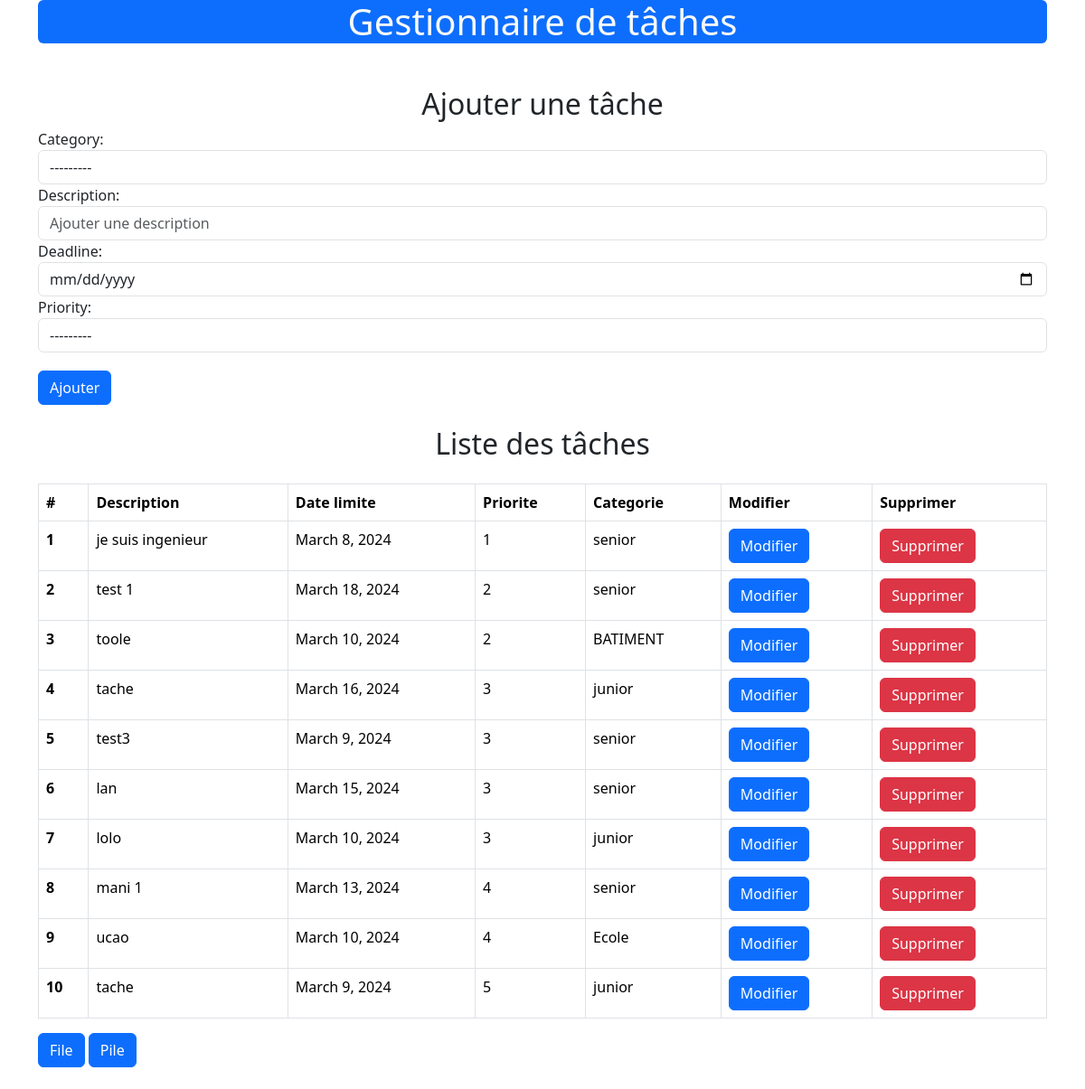
The page / on the database its author committed.
### tasks/models.py (models this page shows, shortened)
class Task(models.Model):
    PRIORITIES = (
        (1, '1'),
        (2, '2'),
        (3, '3'),
        (4, '4'),
        (5, '5'),
    )
    description = models.CharField(max_length=200)
    deadline = models.DateField()
    priority = models.IntegerField(choices=PRIORITIES)
    category = models.ForeignKey(Category, on_delete=models.CASCADE)

class Category(models.Model):
    name = models.CharField(max_length=100)
    def __str__(self):
        return self.name

### tasks/views.py (the view)
# urls.py: path('', views.task_list, name='task_list'),
def task_list(request):
    context = {}
    tasks = Task.objects.all().order_by('priority')
    form = TaskForm()
    if request.method == 'POST':
        form = TaskForm(request.POST)
        if form.is_valid():
            form.save()
            return redirect('task_list')  # Redirige vers la même page après l'ajout de la tâche
    tasks_near_deadline = Task.objects.filter(deadline__lte=timezone.now() + timezone.timedelta(days=7)).order_by('priority', 'deadline')
    context['tasks'] = tasks
    context['form'] = form
    context['tasks_near_deadline'] = tasks_near_deadline
    return render(request, 'tasks/task_list.html', context)

### tasks/forms.py
class TaskForm(forms.ModelForm):
    class Meta:
        model = Task
        fields = ['category','description', 'deadline', 'priority',]  # Ajoutez 'category' aux champs du formulaire
        widgets = {
            'deadline': forms.DateInput(attrs={'class': 'form-control','type': 'date'}),
            'description': forms.TextInput(attrs={'class': 'form-control','placeholder':  'Ajouter une description'}),
            'category': forms.Select(attrs={'class': 'form-control'}, choices=[('', 'Sélectionnez une catégorie')]),
            'priority': forms.Select(attrs={'class': 'form-control'}),
        }

### tasks/templates/tasks/task_list.html (shortened to what this page needs)
{% extends 'base.html' %}
{% block content %}
<div class="container mt-4">
    <div class="row">
        <div class="col">
            <h2 class="text-center mt-4">Ajouter une tâche</h2>
            <form method="post">
                {{form}}
                <button type="submit" class="btn btn-primary" style="margin-top:20px">Ajouter</button>
            </form>
        </div>
    </div>
    <div class="row">
        <div class="col">
            <h2 class="text-center mt-4">Liste des tâches</h2>
            <table class="table table-bordered mt-4">
                <thead>
                    <tr>
                        <th scope="col">#</th>
                        <th scope="col">Description</th>
                        <th scope="col">Date limite</th>
                        <th scope="col">Priorite</th>
                        <th scope="col">Categorie</th>
                        <th scope="col">Modifier</th>
                        <th scope="col">Supprimer</th>
                    </tr>
                </thead>
                <tbody>
                    {% for task in tasks %}
                        <tr>
                            <th scope="row">{{ forloop.counter }}</th>
                            <td>{{ task.description }}</td>
                            <td>{{ task.deadline }}</td>
                            <td>{{ task.priority }}</td>
                            <td>{{ task.category }}</td>
                            <td>
                                <a href="{% url 'update_task' task.id %}" class="btn btn-primary">Modifier</a>
                            </td>
                            <td>
                                <a href="{% url 'delete_task' task.id %}" class="btn btn-danger">Supprimer</a>
                            </td>
                        </tr>
                    {% endfor %}
                </tbody>
            </table>
            <a href="{% url 'prioritize_tasks' %}" class="btn btn-primary mb-4">File</a>
            <a href="{% url 'prioritize_tasks_by_priority' %}" class="btn btn-primary mb-4">Pile</a>
        </div>
    </div>
</div>
{% endblock %}

### templates/base.html (shortened to what this page needs)
<!doctype html>
<html lang="en">
  <head>
    <link href="https://cdn.jsdelivr.net/npm/bootstrap@5.3.3/dist/css/bootstrap.min.css" rel="stylesheet">
  </head>
  <body>
    <div class="container mb-4">
    <header class="bg-primary text-light rounded">
        <h1 class="text-center">Gestionnaire de tâches</h1>
    </header>
    </div>
    <main>
        {% block content %}
        {% endblock %}
    </main>
  </body>
</html>

### rows shown on the page
Task: description "je suis ingenieur", deadline "March 8, 2024", priority "1", category "senior"
Task: description "test 1", deadline "March 18, 2024", priority "2", category "senior"
Task: description "toole", deadline "March 10, 2024", priority "2", category "BATIMENT"
Task: description "tache", deadline "March 16, 2024", priority "3", category "junior"
Task: description "test3", deadline "March 9, 2024", priority "3", category "senior"
Task: description "lan", deadline "March 15, 2024", priority "3", category "senior"
Task: description "lolo", deadline "March 10, 2024", priority "3", category "junior"
Task: description "mani 1", deadline "March 13, 2024", priority "4", category "senior"
Task: description "ucao", deadline "March 10, 2024", priority "4", category "Ecole"
Task: description "tache", deadline "March 9, 2024", priority "5", category "junior"
